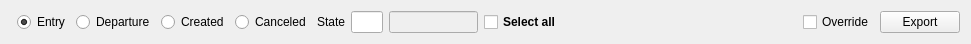
<?xml version="1.0" encoding="UTF-8"?>
<ui version="4.0">
 <class>FExportReservation</class>
 <widget class="QWidget" name="FExportReservation">
  <property name="geometry">
   <rect>
    <x>0</x>
    <y>0</y>
    <width>971</width>
    <height>41</height>
   </rect>
  </property>
  <property name="windowTitle">
   <string>Form</string>
  </property>
  <layout class="QHBoxLayout" name="horizontalLayout">
   <item>
    <widget class="WDate2" name="wd" native="true"/>
   </item>
   <item>
    <widget class="QRadioButton" name="rbEntry">
     <property name="focusPolicy">
      <enum>Qt::ClickFocus</enum>
     </property>
     <property name="text">
      <string>Entry</string>
     </property>
     <property name="checked">
      <bool>true</bool>
     </property>
    </widget>
   </item>
   <item>
    <widget class="QRadioButton" name="rbDeparture">
     <property name="focusPolicy">
      <enum>Qt::ClickFocus</enum>
     </property>
     <property name="text">
      <string>Departure</string>
     </property>
    </widget>
   </item>
   <item>
    <widget class="QRadioButton" name="rbCreated">
     <property name="focusPolicy">
      <enum>Qt::ClickFocus</enum>
     </property>
     <property name="text">
      <string>Created</string>
     </property>
    </widget>
   </item>
   <item>
    <widget class="QRadioButton" name="rbCanceled">
     <property name="focusPolicy">
      <enum>Qt::ClickFocus</enum>
     </property>
     <property name="text">
      <string>Canceled</string>
     </property>
    </widget>
   </item>
   <item>
    <widget class="QLabel" name="label">
     <property name="text">
      <string>State</string>
     </property>
    </widget>
   </item>
   <item>
    <widget class="EQLineEdit" name="leStateCode">
     <property name="maximumSize">
      <size>
       <width>50</width>
       <height>16777215</height>
      </size>
     </property>
     <property name="focusPolicy">
      <enum>Qt::ClickFocus</enum>
     </property>
    </widget>
   </item>
   <item>
    <widget class="EQLineEdit" name="leStateName">
     <property name="enabled">
      <bool>false</bool>
     </property>
     <property name="maximumSize">
      <size>
       <width>200</width>
       <height>16777215</height>
      </size>
     </property>
     <property name="focusPolicy">
      <enum>Qt::ClickFocus</enum>
     </property>
    </widget>
   </item>
   <item>
    <widget class="QCheckBox" name="chSelectAll">
     <property name="font">
      <font>
       <weight>75</weight>
       <bold>true</bold>
      </font>
     </property>
     <property name="text">
      <string>Select all</string>
     </property>
    </widget>
   </item>
   <item>
    <spacer name="horizontalSpacer">
     <property name="orientation">
      <enum>Qt::Horizontal</enum>
     </property>
     <property name="sizeHint" stdset="0">
      <size>
       <width>254</width>
       <height>20</height>
      </size>
     </property>
    </spacer>
   </item>
   <item>
    <widget class="QCheckBox" name="chOverride">
     <property name="focusPolicy">
      <enum>Qt::ClickFocus</enum>
     </property>
     <property name="text">
      <string>Override</string>
     </property>
    </widget>
   </item>
   <item>
    <widget class="QPushButton" name="btnStartExport">
     <property name="focusPolicy">
      <enum>Qt::ClickFocus</enum>
     </property>
     <property name="text">
      <string>Export</string>
     </property>
    </widget>
   </item>
  </layout>
 </widget>
 <customwidgets>
  <customwidget>
   <class>EQLineEdit</class>
   <extends>QLineEdit</extends>
   <header location="global">eqlineedit.h</header>
   <slots>
    <signal>customButtonClicked(bool)</signal>
   </slots>
  </customwidget>
  <customwidget>
   <class>WDate2</class>
   <extends>QWidget</extends>
   <header location="global">wdate2.h</header>
   <container>1</container>
  </customwidget>
 </customwidgets>
 <resources/>
 <connections/>
</ui>
